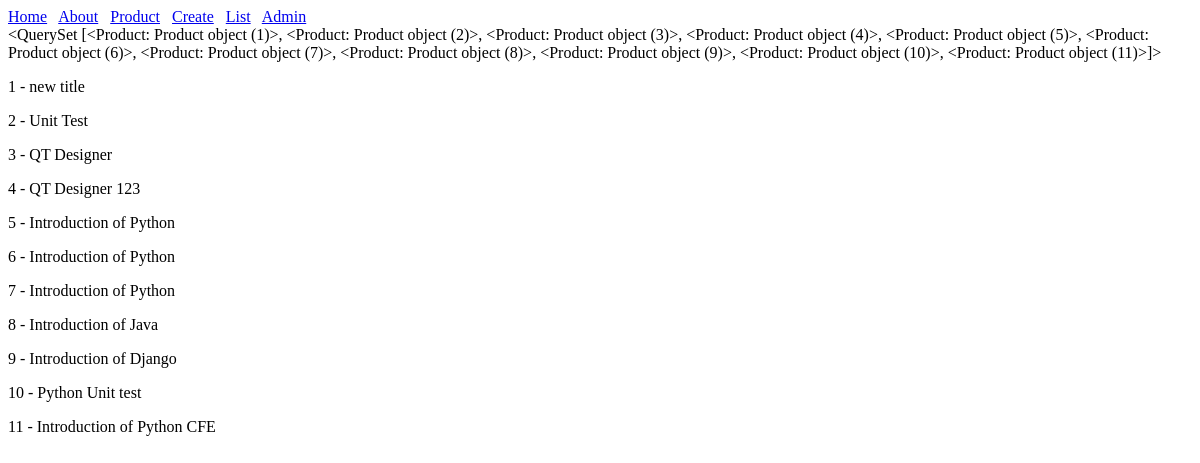
The page /list/ on the database as committed earlier.
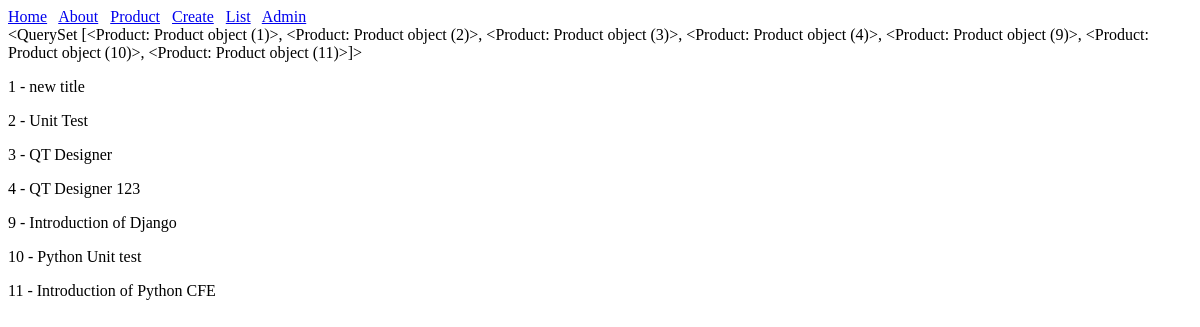
The same page on the database as committed later.
### products/models.py (models this page shows)
class Product(models.Model):
    title = models.CharField(max_length=100)
    description = models.TextField(null=True)
    price = models.DecimalField(max_digits=10, decimal_places=2)

### products/views.py (the view)
# urls.py: path('list/', product_list_view),
def product_list_view(request):
    queryset =  Product.objects.all()
    context = {
        "object_list":queryset
    }
    return render(request, "products/product_list.html", context)

### products/templates/products/product_list.html
{% extends 'base.html' %}
{% block content %}
{{object_list}}
{% for prod in object_list %}
    <p>{{prod.id}} - {{prod.title}}</p>
{% endfor %}
{% endblock %}

### templates/base.html (shortened to what this page needs)
<!doctype html>
<html>
    <head>
    </head>
    <body>
        {% include 'navbar.html' %}
        {% block content %}{% endblock %}
    </body>
</html>

### templates/navbar.html
<nav>
<a href='/home'>Home</a> &nbsp;
<a href="/about">About</a> &nbsp;
<a href="/product">Product</a> &nbsp;
<a href="/create">Create</a> &nbsp;
<a href="/list">List</a> &nbsp;
<a href="/admin">Admin</a> &nbsp;
</nav>

Rows that differ between the two databases and show on the page:
removed Product: id "5", title "Introduction of Python"
removed Product: id "6", title "Introduction of Python"
removed Product: id "7", title "Introduction of Python"
removed Product: id "8", title "Introduction of Java"
computed for Product "new title": id "…(4)>, <Product: Product object (5)>, <Product: Product object (6)>, <Product: Product object (7)>, <Product: Product object (8)>, <Product: Product object (9)>, <Product: Product object…" → "…(4)>, <Product: Product object (9)>, <Product: Product object…"
